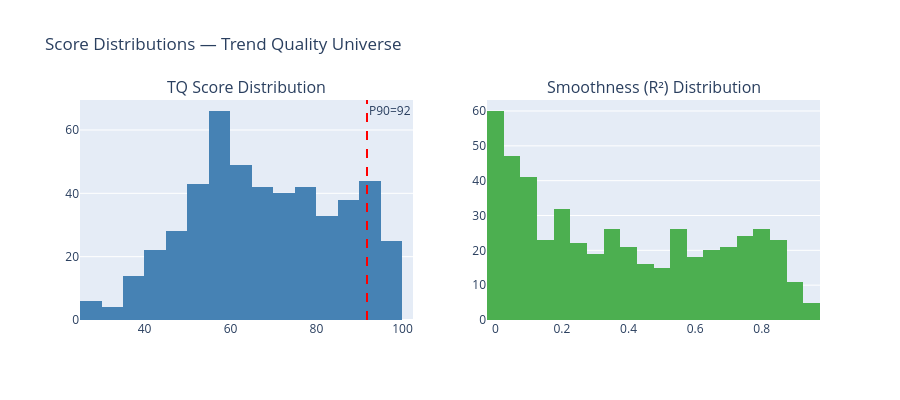

The cell this chart's notebook holds for it:
### Markdown cell above
## 7. Distribution of trend quality scores

### Code cell
fig = make_subplots(rows=1, cols=2, subplot_titles=['Final Score Distribution', 'Smoothness (R²) Distribution'])

fig.add_trace(go.Histogram(x=screener['final_score'], nbinsx=30, marker_color='steelblue', name='Final Score'), row=1, col=1)
fig.add_trace(go.Histogram(x=screener['smoothness'], nbinsx=30, marker_color='#4CAF50', name='Smoothness'), row=1, col=2)

p90_final = screener['final_score'].quantile(0.9)
fig.add_vline(x=p90_final, line_dash='dash', line_color='red', annotation_text=f'P90={p90_final:.0f}', row=1, col=1)

fig.update_layout(title='Score Distributions — Trend Quality Plus Leadership Universe', height=400, showlegend=False)
fig.show()

### Figure 1 — Plotly figure (JSON) as saved in the notebook; plotly's stock layout.template omitted (floating-point values rounded to 4 significant figures; data arrays with more than 128 entries replaced by an {"elided": "..."} marker saying what was removed)
{"data": [{"marker": {"color": "steelblue"}, "name": "TQ Score", "nbinsx": 30, "type": "histogram", "x": {"elided": "496 float values"}, "xaxis": "x", "yaxis": "y"}, {"marker": {"color": "#4CAF50"}, "name": "Smoothness", "nbinsx": 30, "type": "histogram", "x": {"elided": "496 float values"}, "xaxis": "x2", "yaxis": "y2"}], "layout": {"annotations": [{"font": {"size": 16}, "showarrow": false, "text": "TQ Score Distribution", "x": 0.225, "xanchor": "center", "xref": "paper", "y": 1, "yanchor": "bottom", "yref": "paper"}, {"font": {"size": 16}, "showarrow": false, "text": "Smoothness (R²) Distribution", "x": 0.775, "xanchor": "center", "xref": "paper", "y": 1, "yanchor": "bottom", "yref": "paper"}, {"showarrow": false, "text": "P90=92", "x": 91.75, "xanchor": "left", "xref": "x", "y": 1, "yanchor": "top", "yref": "y domain"}], "height": 400, "shapes": [{"line": {"color": "red", "dash": "dash"}, "type": "line", "x0": 91.75, "x1": 91.75, "xref": "x", "y0": 0, "y1": 1, "yref": "y domain"}], "showlegend": false, "title": {"text": "Score Distributions — Trend Quality Universe"}, "xaxis": {"anchor": "y", "domain": [0, 0.45]}, "xaxis2": {"anchor": "y2", "domain": [0.55, 1]}, "yaxis": {"anchor": "x", "domain": [0, 1]}, "yaxis2": {"anchor": "x2", "domain": [0, 1]}}}
